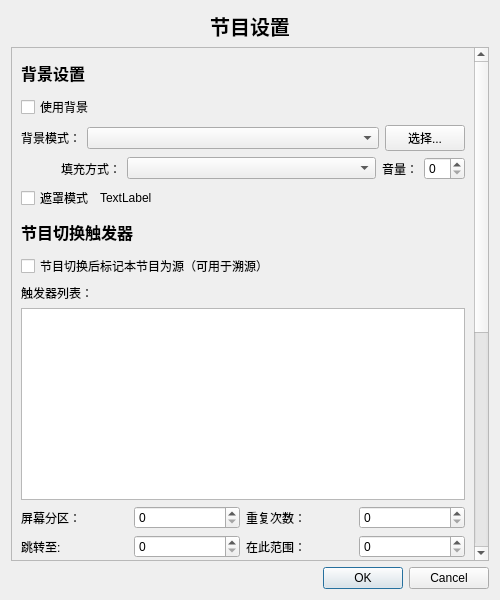
<?xml version="1.0" encoding="UTF-8"?>
<ui version="4.0">
 <class>ProgSet</class>
 <widget class="QDialog" name="ProgSet">
  <property name="geometry">
   <rect>
    <x>0</x>
    <y>0</y>
    <width>500</width>
    <height>600</height>
   </rect>
  </property>
  <property name="windowTitle">
   <string>Dialog</string>
  </property>
  <layout class="QVBoxLayout" name="verticalLayout_5">
   <item>
    <widget class="QLabel" name="label_14">
     <property name="font">
      <font>
       <pointsize>15</pointsize>
       <weight>75</weight>
       <bold>true</bold>
      </font>
     </property>
     <property name="text">
      <string>节目设置</string>
     </property>
     <property name="alignment">
      <set>Qt::AlignCenter</set>
     </property>
    </widget>
   </item>
   <item>
    <widget class="QScrollArea" name="scrollArea">
     <property name="minimumSize">
      <size>
       <width>300</width>
       <height>0</height>
      </size>
     </property>
     <property name="widgetResizable">
      <bool>true</bool>
     </property>
     <widget class="QWidget" name="scrollAreaWidgetContents">
      <property name="geometry">
       <rect>
        <x>0</x>
        <y>0</y>
        <width>467</width>
        <height>819</height>
       </rect>
      </property>
      <layout class="QVBoxLayout" name="verticalLayout_4">
       <item>
        <layout class="QVBoxLayout" name="verticalLayout">
         <item>
          <widget class="QLabel" name="label">
           <property name="minimumSize">
            <size>
             <width>0</width>
             <height>32</height>
            </size>
           </property>
           <property name="font">
            <font>
             <pointsize>12</pointsize>
             <weight>75</weight>
             <bold>true</bold>
            </font>
           </property>
           <property name="text">
            <string>背景设置</string>
           </property>
          </widget>
         </item>
         <item>
          <widget class="QCheckBox" name="checkBox_enableBg">
           <property name="text">
            <string>使用背景</string>
           </property>
          </widget>
         </item>
         <item>
          <layout class="QHBoxLayout" name="horizontalLayout" stretch="0,1,0">
           <item>
            <widget class="QLabel" name="label_3">
             <property name="text">
              <string>背景模式：</string>
             </property>
            </widget>
           </item>
           <item>
            <widget class="QComboBox" name="comboBox_mode"/>
           </item>
           <item>
            <widget class="QPushButton" name="pushButton">
             <property name="text">
              <string>选择...</string>
             </property>
            </widget>
           </item>
          </layout>
         </item>
         <item>
          <layout class="QHBoxLayout" name="horizontalLayout_2" stretch="0,0,1,0,0">
           <item>
            <spacer name="horizontalSpacer">
             <property name="orientation">
              <enum>Qt::Horizontal</enum>
             </property>
             <property name="sizeHint" stdset="0">
              <size>
               <width>40</width>
               <height>20</height>
              </size>
             </property>
            </spacer>
           </item>
           <item>
            <widget class="QLabel" name="label_5">
             <property name="text">
              <string>填充方式：</string>
             </property>
            </widget>
           </item>
           <item>
            <widget class="QComboBox" name="comboBox_fill"/>
           </item>
           <item>
            <widget class="QLabel" name="label_4">
             <property name="text">
              <string>音量：</string>
             </property>
            </widget>
           </item>
           <item>
            <widget class="QSpinBox" name="spinBox"/>
           </item>
          </layout>
         </item>
         <item>
          <layout class="QHBoxLayout" name="horizontalLayout_6" stretch="0,1">
           <item>
            <widget class="QCheckBox" name="checkBox_mask">
             <property name="text">
              <string>遮罩模式</string>
             </property>
            </widget>
           </item>
           <item>
            <widget class="QLabel" name="label_bgDescribe">
             <property name="text">
              <string>TextLabel</string>
             </property>
             <property name="wordWrap">
              <bool>true</bool>
             </property>
            </widget>
           </item>
          </layout>
         </item>
        </layout>
       </item>
       <item>
        <layout class="QVBoxLayout" name="verticalLayout_2">
         <item>
          <widget class="QLabel" name="label_11">
           <property name="minimumSize">
            <size>
             <width>0</width>
             <height>32</height>
            </size>
           </property>
           <property name="font">
            <font>
             <pointsize>12</pointsize>
             <weight>75</weight>
             <bold>true</bold>
            </font>
           </property>
           <property name="text">
            <string>节目切换触发器</string>
           </property>
          </widget>
         </item>
         <item>
          <widget class="QCheckBox" name="chk_isOrigin">
           <property name="text">
            <string>节目切换后标记本节目为源（可用于溯源）</string>
           </property>
          </widget>
         </item>
         <item>
          <widget class="QLabel" name="label_6">
           <property name="text">
            <string>触发器列表：</string>
           </property>
          </widget>
         </item>
         <item>
          <widget class="DraggableProportionalTable" name="tableWidget">
           <property name="minimumSize">
            <size>
             <width>300</width>
             <height>0</height>
            </size>
           </property>
          </widget>
         </item>
         <item>
          <layout class="QHBoxLayout" name="horizontalLayout_4">
           <item>
            <widget class="QLabel" name="label_7">
             <property name="text">
              <string>屏幕分区：</string>
             </property>
            </widget>
           </item>
           <item>
            <widget class="QSpinBox" name="spin_Unit"/>
           </item>
           <item>
            <widget class="QLabel" name="label_8">
             <property name="text">
              <string>重复次数：</string>
             </property>
            </widget>
           </item>
           <item>
            <widget class="QSpinBox" name="spin_Count"/>
           </item>
          </layout>
         </item>
         <item>
          <layout class="QHBoxLayout" name="horizontalLayout_3">
           <item>
            <widget class="QLabel" name="label_9">
             <property name="text">
              <string>跳转至:</string>
             </property>
            </widget>
           </item>
           <item>
            <widget class="QSpinBox" name="spin_Goto"/>
           </item>
           <item>
            <widget class="QLabel" name="label_10">
             <property name="text">
              <string>在此范围：</string>
             </property>
            </widget>
           </item>
           <item>
            <widget class="QSpinBox" name="spin_Range"/>
           </item>
          </layout>
         </item>
         <item>
          <layout class="QHBoxLayout" name="horizontalLayout_5">
           <item>
            <widget class="QCheckBox" name="chk_abs">
             <property name="text">
              <string>跳转至相对位置</string>
             </property>
            </widget>
           </item>
           <item>
            <widget class="QCheckBox" name="chk_from">
             <property name="text">
              <string>溯源</string>
             </property>
            </widget>
           </item>
           <item>
            <widget class="QPushButton" name="pushButton_Add">
             <property name="minimumSize">
              <size>
               <width>30</width>
               <height>0</height>
              </size>
             </property>
             <property name="text">
              <string>上传</string>
             </property>
            </widget>
           </item>
           <item>
            <widget class="QPushButton" name="pushButton_Delete">
             <property name="minimumSize">
              <size>
               <width>30</width>
               <height>0</height>
              </size>
             </property>
             <property name="text">
              <string>删除</string>
             </property>
            </widget>
           </item>
          </layout>
         </item>
         <item>
          <widget class="QLabel" name="label_2">
           <property name="text">
            <string>要使节目切换触发器生效，请将节目持续时间置为 -1。若设置了触发器但是节目持续时间不是 -1，打开的屏幕的触发器列表中第一个触发器的跳转仍然生效。</string>
           </property>
           <property name="alignment">
            <set>Qt::AlignLeading|Qt::AlignLeft|Qt::AlignVCenter</set>
           </property>
           <property name="wordWrap">
            <bool>true</bool>
           </property>
          </widget>
         </item>
        </layout>
       </item>
       <item>
        <layout class="QVBoxLayout" name="verticalLayout_3">
         <item>
          <widget class="QLabel" name="label_13">
           <property name="minimumSize">
            <size>
             <width>0</width>
             <height>32</height>
            </size>
           </property>
           <property name="font">
            <font>
             <pointsize>12</pointsize>
             <weight>75</weight>
             <bold>true</bold>
            </font>
           </property>
           <property name="text">
            <string>继承节目</string>
           </property>
          </widget>
         </item>
         <item>
          <layout class="QHBoxLayout" name="horizontalLayout_7">
           <item>
            <widget class="QLabel" name="label_12">
             <property name="text">
              <string>继承级别：</string>
             </property>
            </widget>
           </item>
           <item>
            <widget class="QComboBox" name="combo_inheritLevel"/>
           </item>
          </layout>
         </item>
         <item>
          <widget class="QLabel" name="label_15">
           <property name="text">
            <string>继承节目说明：
前提条件：当设置了继承节目时（即继承级别不为“不继承”），要使继承生效，前提条件为本节目和上一个节目（跳转到本节目前正在播放的节目，不一定是列表里的上一个节目）在布局管理器中的布局完全相同。
当满足前提条件时：
“弱继承”代表将当前节目的各个分区与上一个节目的对应分区进行比较时，对于每个分区，若除了“显示方式”之外的其他内容都相同，则当前节目的这个分区继承上一个节目对应分区中的显示内容，仅将“显示方式”变更为新节目的“显示方式”；若除了“显示方式”之外的其他内容存在不同，则当前节目的这个分区中的显示内容完全由本节目决定。
“强继承”代表将当前节目与上一个节目进行比较时，若每一对对应的分区除了“显示方式”之外其他内容都相同，则各个分区继承上一个节目对应分区的显示内容，但是使用本节目中的“显示方式”；若存在有对应的分区除了“显示方式”之外的内容有不同，则当前节目的所有分区中的显示内容完全由本节目决定。</string>
           </property>
           <property name="alignment">
            <set>Qt::AlignLeading|Qt::AlignLeft|Qt::AlignVCenter</set>
           </property>
           <property name="wordWrap">
            <bool>true</bool>
           </property>
          </widget>
         </item>
        </layout>
       </item>
      </layout>
     </widget>
    </widget>
   </item>
   <item>
    <widget class="QDialogButtonBox" name="buttonBox">
     <property name="orientation">
      <enum>Qt::Horizontal</enum>
     </property>
     <property name="standardButtons">
      <set>QDialogButtonBox::Cancel|QDialogButtonBox::Ok</set>
     </property>
    </widget>
   </item>
  </layout>
 </widget>
 <customwidgets>
  <customwidget>
   <class>DraggableProportionalTable</class>
   <extends>QTableWidget</extends>
   <header>Modules.ModifiedModule</header>
  </customwidget>
 </customwidgets>
 <resources/>
 <connections>
  <connection>
   <sender>buttonBox</sender>
   <signal>accepted()</signal>
   <receiver>ProgSet</receiver>
   <slot>accept()</slot>
   <hints>
    <hint type="sourcelabel">
     <x>257</x>
     <y>290</y>
    </hint>
    <hint type="destinationlabel">
     <x>157</x>
     <y>274</y>
    </hint>
   </hints>
  </connection>
  <connection>
   <sender>buttonBox</sender>
   <signal>rejected()</signal>
   <receiver>ProgSet</receiver>
   <slot>reject()</slot>
   <hints>
    <hint type="sourcelabel">
     <x>325</x>
     <y>290</y>
    </hint>
    <hint type="destinationlabel">
     <x>286</x>
     <y>274</y>
    </hint>
   </hints>
  </connection>
 </connections>
</ui>
